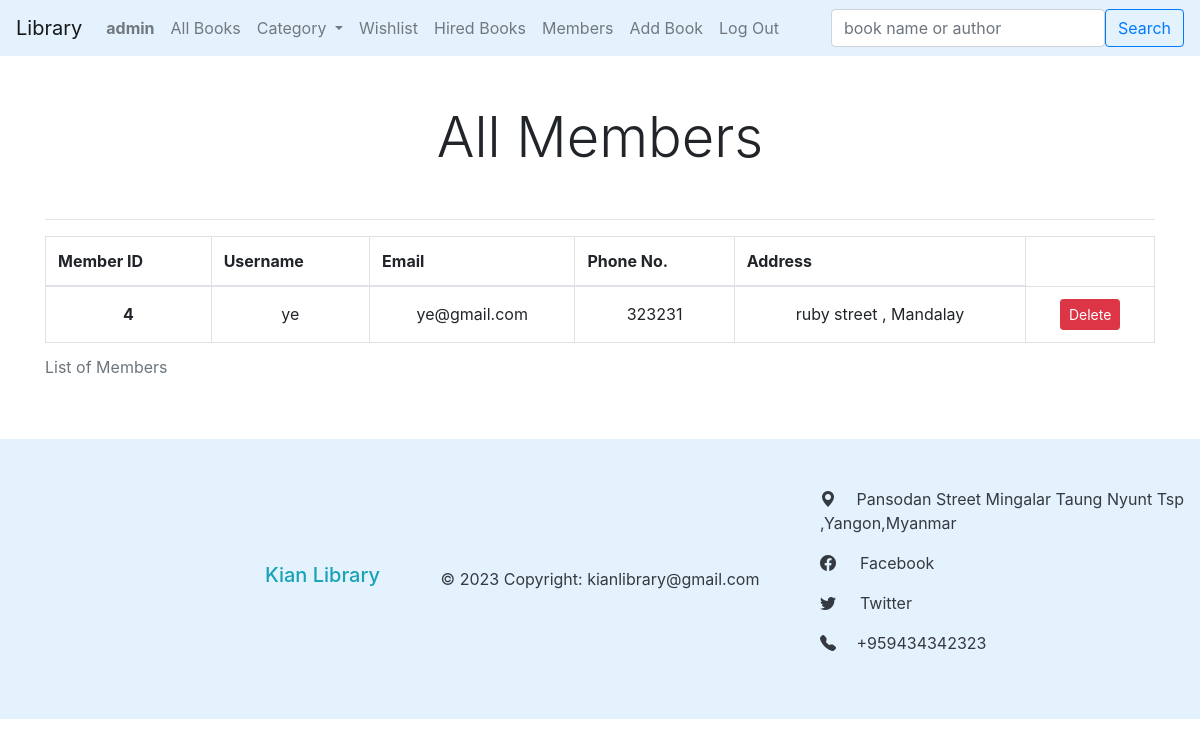
The app's page /members (signed in), older data.
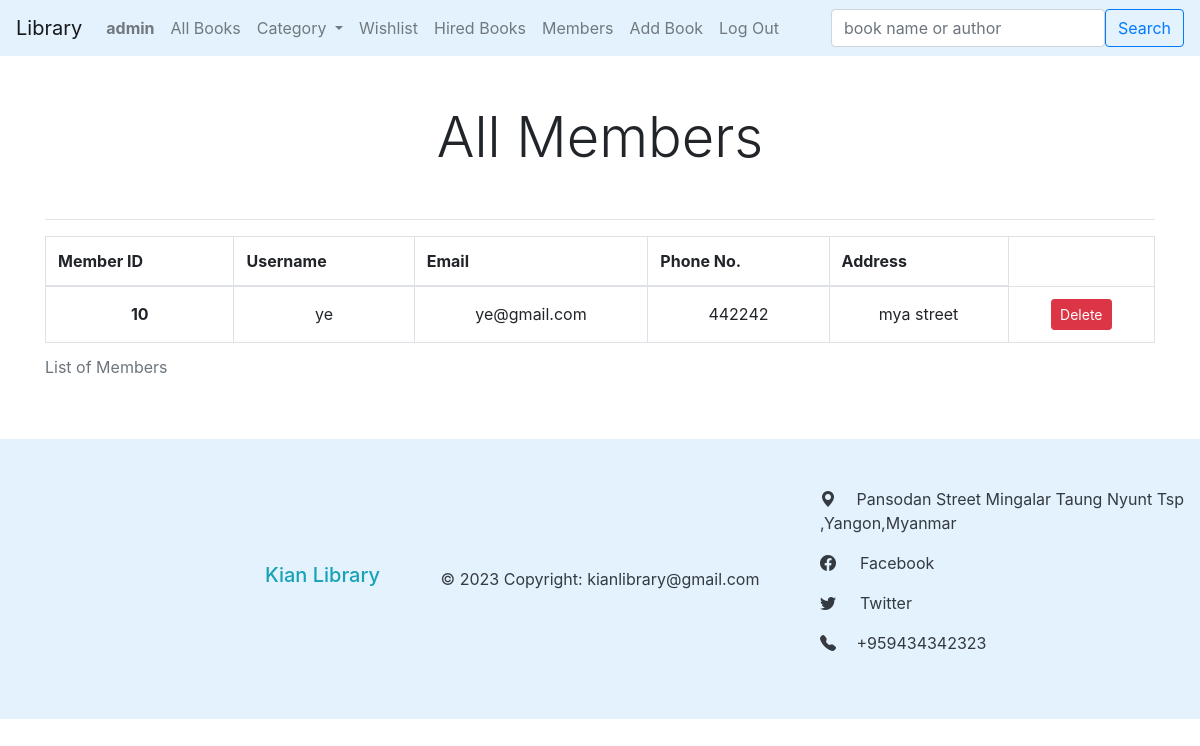
The same page, newer data.
### book/models.py (models this page shows)
class User(AbstractUser):
    phone =  PhoneField(blank=True,null=True, help_text='Contact phone number')
    address = models.CharField(max_length=250,blank=True,null=True)

### book/views.py (the view)
# urls.py: path('members',views.members,name='members'),
def members(request):
    if request.user.username == 'admin':
        members = User.objects.all().exclude(is_superuser=True)
    else:
        return HttpResponseForbidden()
    categories = Category.objects.all()
    return render(request,'book/members.html',{
        'members': members,
        'categories': categories
    })

### book/templates/book/members.html (shortened to what this page needs)
{% extends "book/layout.html" %}
{% load static %}
{% block body %}
<div class="container">
    <h4 class="display-4 my-5 text-center">All Members</h4>
    <hr>
{% if members %}
    <table class="table table-bordered">
        <caption>List of Members</caption>
        <thead>
          <tr>
            <th scope="col">Member ID</th>
            <th scope="col">Username</th>
            <th scope="col">Email</th>
            <th scope="col">Phone No.</th>
            <th scope="col">Address</th>
          </tr>
        </thead>
        <tbody>
        {% for member in members %}
            <tr>
                <th class="align-middle text-center" scope="row"> {{ member.id }} </th>
                <td class="align-middle text-center"> {{ member.username }} </td>
                <td class="align-middle text-center"> {{ member.email }} </td>
                <td class="align-middle text-center">{{ member.phone }}</td>
                <td class="align-middle text-center">{{ member.address }}</td>
                <td class="align-middle text-center">
                    <a class="btn btn-danger btn-sm" href="{% url 'delete_member' member.id %}">Delete</a>
                </td>
            </tr>
        {% endfor %}
        </tbody>
      </table>
</div>
    {% endif %}
{% endblock %}

Row changes from the older to the newer data that the page shows:
removed User: id "4", username "ye", email "ye@gmail.com", phone "323231", address "ruby street , Mandalay"
added User: id "10", username "ye", email "ye@gmail.com", phone "442242", address "mya street"
